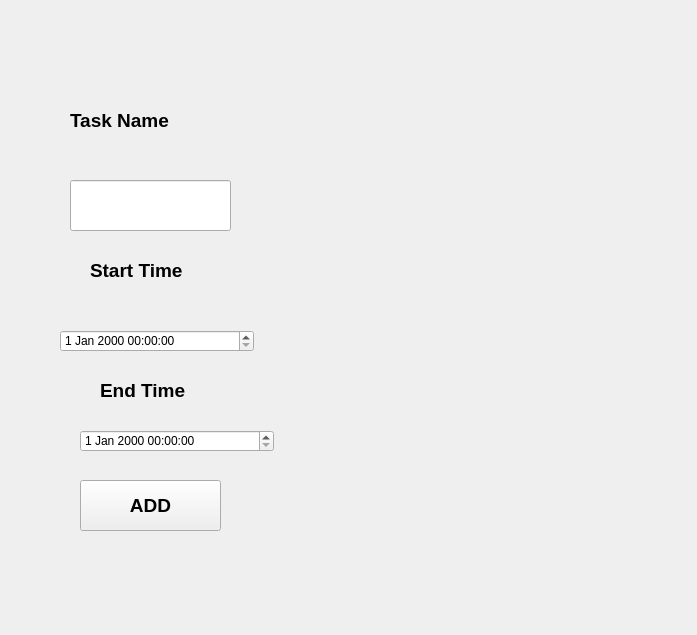
<?xml version="1.0" encoding="UTF-8"?>
<ui version="4.0">
 <class>Form</class>
 <widget class="QWidget" name="Form">
  <property name="geometry">
   <rect>
    <x>0</x>
    <y>0</y>
    <width>697</width>
    <height>635</height>
   </rect>
  </property>
  <property name="windowTitle">
   <string>Form</string>
  </property>
  <widget class="QLabel" name="label">
   <property name="geometry">
    <rect>
     <x>70</x>
     <y>100</y>
     <width>161</width>
     <height>41</height>
    </rect>
   </property>
   <property name="font">
    <font>
     <pointsize>14</pointsize>
     <weight>75</weight>
     <bold>true</bold>
    </font>
   </property>
   <property name="text">
    <string>Task Name</string>
   </property>
  </widget>
  <widget class="QLineEdit" name="lineEdit">
   <property name="geometry">
    <rect>
     <x>70</x>
     <y>180</y>
     <width>161</width>
     <height>51</height>
    </rect>
   </property>
  </widget>
  <widget class="QLabel" name="label_2">
   <property name="geometry">
    <rect>
     <x>90</x>
     <y>250</y>
     <width>161</width>
     <height>41</height>
    </rect>
   </property>
   <property name="font">
    <font>
     <pointsize>14</pointsize>
     <weight>75</weight>
     <bold>true</bold>
    </font>
   </property>
   <property name="text">
    <string>Start Time </string>
   </property>
  </widget>
  <widget class="QDateTimeEdit" name="dateTimeEdit">
   <property name="geometry">
    <rect>
     <x>60</x>
     <y>330</y>
     <width>194</width>
     <height>22</height>
    </rect>
   </property>
  </widget>
  <widget class="QLabel" name="label_3">
   <property name="geometry">
    <rect>
     <x>100</x>
     <y>370</y>
     <width>161</width>
     <height>41</height>
    </rect>
   </property>
   <property name="font">
    <font>
     <pointsize>14</pointsize>
     <weight>75</weight>
     <bold>true</bold>
    </font>
   </property>
   <property name="text">
    <string>End Time</string>
   </property>
  </widget>
  <widget class="QDateTimeEdit" name="dateTimeEdit_2">
   <property name="geometry">
    <rect>
     <x>80</x>
     <y>430</y>
     <width>194</width>
     <height>22</height>
    </rect>
   </property>
  </widget>
  <widget class="QPushButton" name="ADD_button">
   <property name="geometry">
    <rect>
     <x>80</x>
     <y>480</y>
     <width>141</width>
     <height>51</height>
    </rect>
   </property>
   <property name="font">
    <font>
     <pointsize>14</pointsize>
     <weight>75</weight>
     <bold>true</bold>
    </font>
   </property>
   <property name="text">
    <string>ADD</string>
   </property>
  </widget>
 </widget>
 <resources/>
 <connections/>
</ui>
